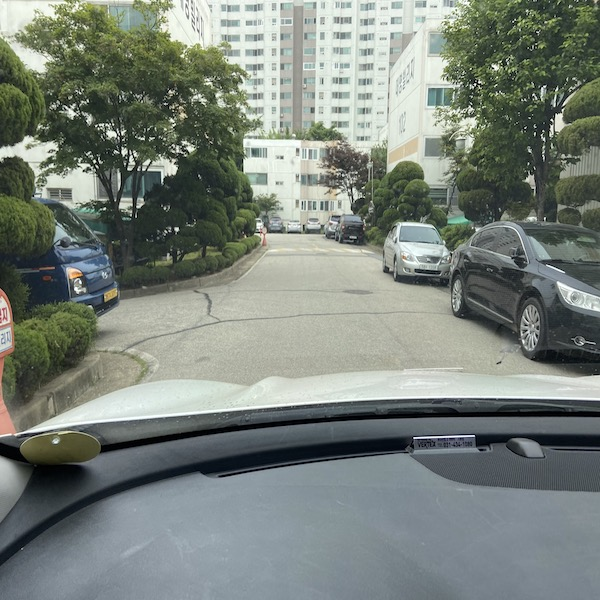
#> input picture 차선 감지 소스/free22.jpg, 600 x 600 px
$ python '9 histo_thresh.py'
#> lines starting #> are read from the running program, lines starting #| are printed output that depends on the picture; after the words box and inside, x2 and y2 are one past the last pixel; in counts of white or black regions, pixels touching at a corner belong together
import cv2 as cv
import numpy as np


def thresholding1(x):
    global thresh1, img_thresh1
    global hist1, img1
    ret, thresh1 = cv.threshold(hist1, x, 255, cv.THRESH_BINARY)
    ret, img_thresh1 = cv.threshold(img1, x, 255, cv.THRESH_BINARY)


def thresholding2(x):
    global thresh2, img_thresh2
    global hist2, img2
    ret, thresh2 = cv.threshold(hist2, x, 255, cv.THRESH_BINARY)
    ret, img_thresh2 = cv.threshold(img2, x, 255, cv.THRESH_BINARY)


def thresholding3(x):
    global thresh3, img_thresh3
    global hist3, img3
    ret, thresh3 = cv.threshold(hist3, x, 255, cv.THRESH_BINARY)
    ret, img_thresh3 = cv.threshold(img3, x, 255, cv.THRESH_BINARY)


img1 = cv.imread('free22.jpg', 0)
#> img1: shape (600, 600); min 0, max 255, mean 127
img2 = cv.imread('straight22.jpg', 0)
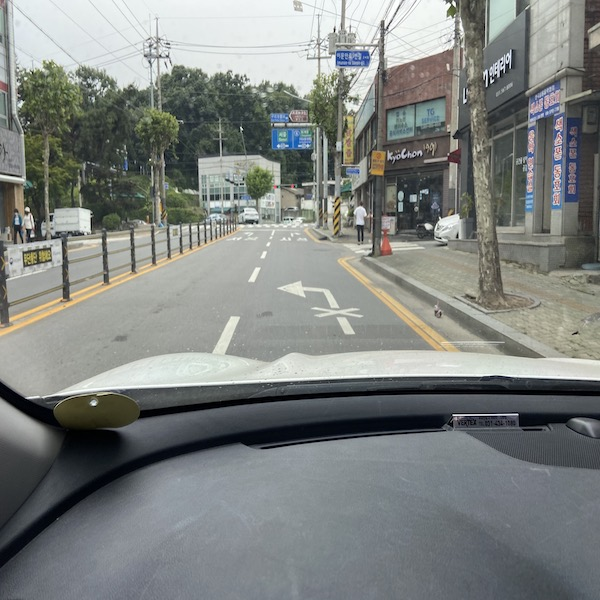
#> input picture 차선 감지 소스/straight22.jpg, 600 x 600 px
#> img2: shape (600, 600); min 0, max 255, mean 129.2
img3 = cv.imread('curved22.jpg', 0)
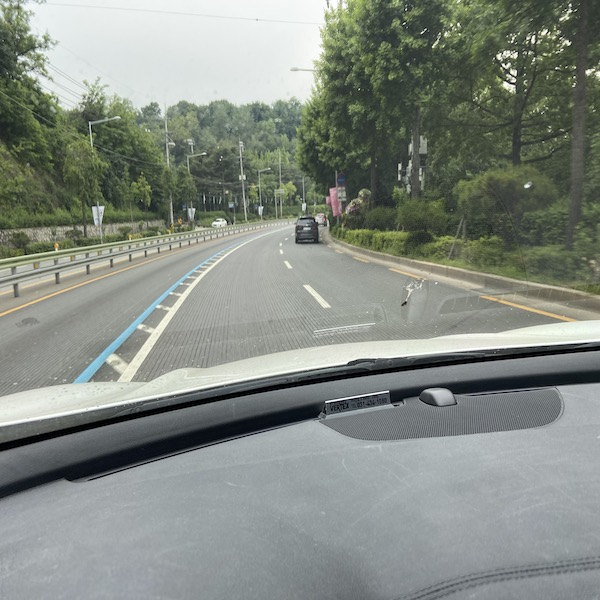
#> input picture 차선 감지 소스/curved22.jpg, 600 x 600 px
#> img3: shape (600, 600); min 0, max 255, mean 135.9

hist1 = cv.equalizeHist(img1)
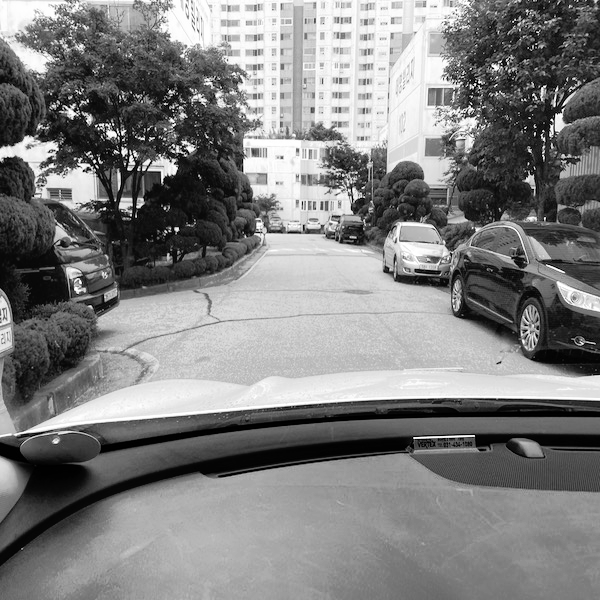
#> hist1: shape (600, 600); min 0, max 255, mean 127.7
hist2 = cv.equalizeHist(img2)
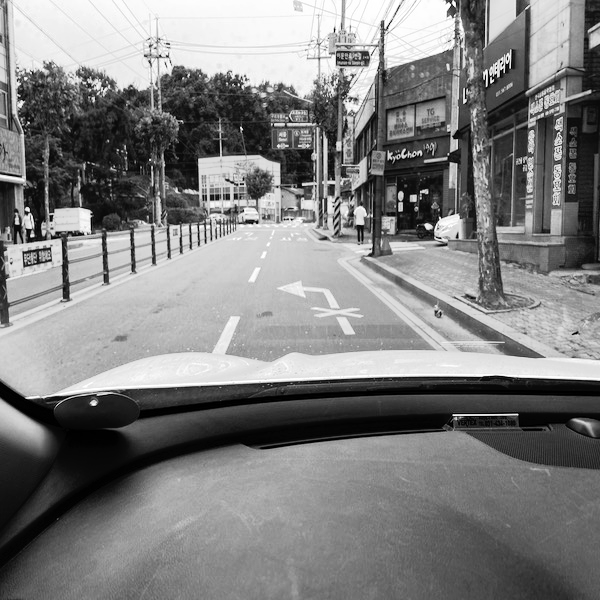
#> hist2: shape (600, 600); min 0, max 255, mean 127.8
hist3 = cv.equalizeHist(img3)
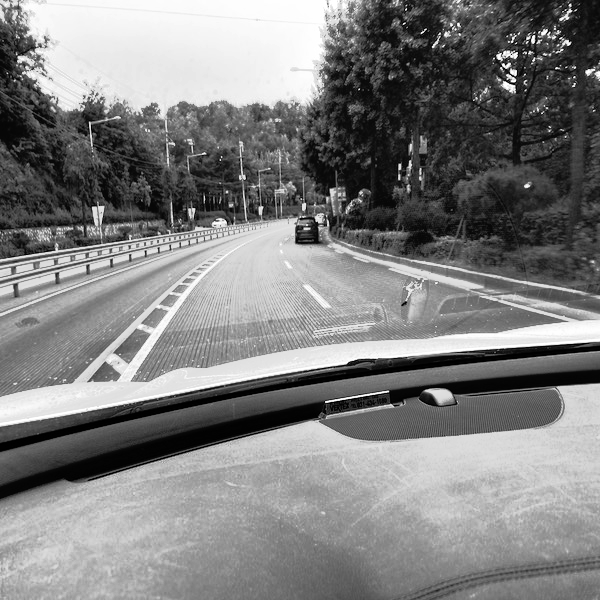
#> hist3: shape (600, 600); min 0, max 255, mean 128

cv.namedWindow('threshold')
cv.createTrackbar('free22', 'threshold', 0, 255, thresholding1)
cv.createTrackbar('straight22', 'threshold', 0, 255, thresholding2)
cv.createTrackbar('curved22', 'threshold', 0, 255, thresholding3)

ret, thresh1 = cv.threshold(hist1, 0, 255, cv.THRESH_BINARY)
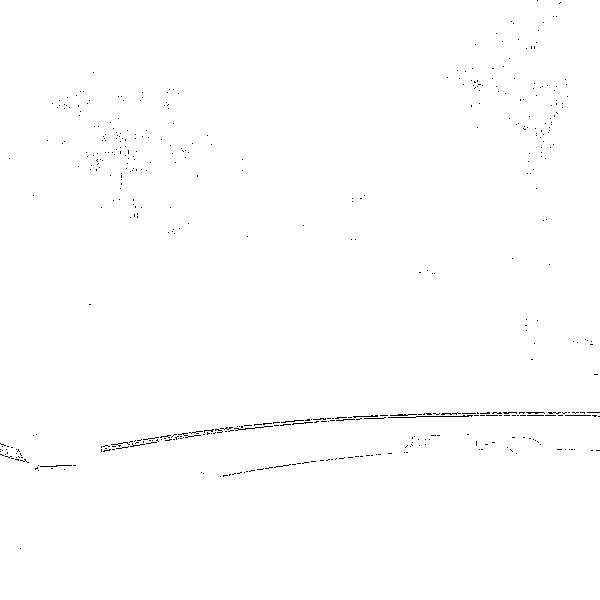
#> thresh1: shape (600, 600); 99.5% white; black in thin lines or dots
ret, img_thresh1 = cv.threshold(img1, 0, 255, cv.THRESH_BINARY)
#> img_thresh1: shape (600, 600); 99.7% white; black in thin lines or dots

ret, thresh2 = cv.threshold(hist2, 0, 255, cv.THRESH_BINARY)
#> thresh2: shape (600, 600); 99.5% white; black in thin lines or dots, all inside (x1, y1, x2, y2) = (0, 27, 600, 545)
ret, img_thresh2 = cv.threshold(img2, 0, 255, cv.THRESH_BINARY)
#> img_thresh2: shape (600, 600); 99.7% white; black in thin lines or dots, all inside (x1, y1, x2, y2) = (0, 27, 600, 538)

ret, thresh3 = cv.threshold(hist3, 0, 255, cv.THRESH_BINARY)
#> thresh3: shape (600, 600); 99.6% white; black in thin lines or dots, all inside (x1, y1, x2, y2) = (0, 8, 600, 481)
ret, img_thresh3 = cv.threshold(img3, 0, 255, cv.THRESH_BINARY)
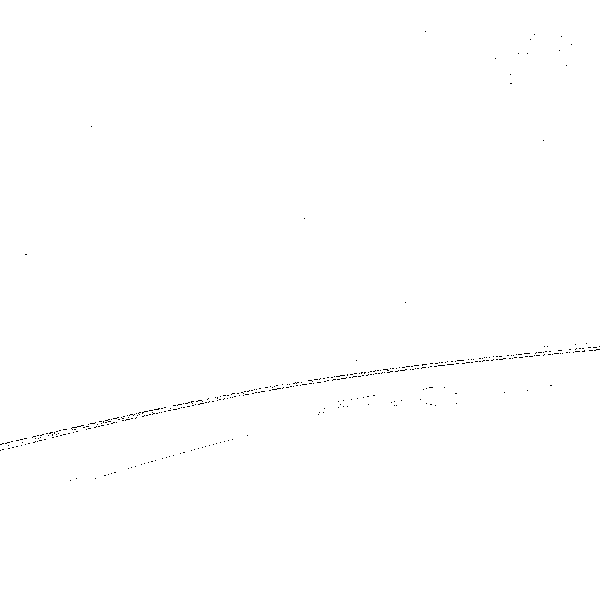
#> img_thresh3: shape (600, 600); 99.8% white; black in thin lines or dots, all inside (x1, y1, x2, y2) = (0, 31, 600, 481)

cv.imshow('free22Hist', thresh1)
cv.imshow('straightHist', thresh2)
cv.imshow('curvedHist', thresh3)

cv.imshow('free22', img_thresh1)
cv.imshow('straight22', img_thresh2)
cv.imshow('curved22', img_thresh3)

while(1):
    cv.imshow('free22Hist', thresh1)
    cv.imshow('straightHist', thresh2)
    cv.imshow('curvedHist', thresh3)
    cv.imshow('free22', img_thresh1)
    cv.imshow('straight22', img_thresh2)
    cv.imshow('curved22', img_thresh3)
    k = cv.waitKey(1) & 0xFF
#> (key Esc is pressed here)
    if k == 27:
        break
    elif k == ord('s') or k == ord('S'):
        cv.imwrite('Thresh_free22Hist.jpg', thresh1)
        cv.imwrite('Thresh_straightHist.jpg', thresh2)
        cv.imwrite('Thresh_curvedHist.jpg', thresh3)
        cv.imwrite('Thresh_free22.jpg', img_thresh1)
        cv.imwrite('Thresh_straight.jpg', img_thresh2)
        cv.imwrite('Thresh_curved.jpg', img_thresh3)
        break

cv.destroyAllWindows()
